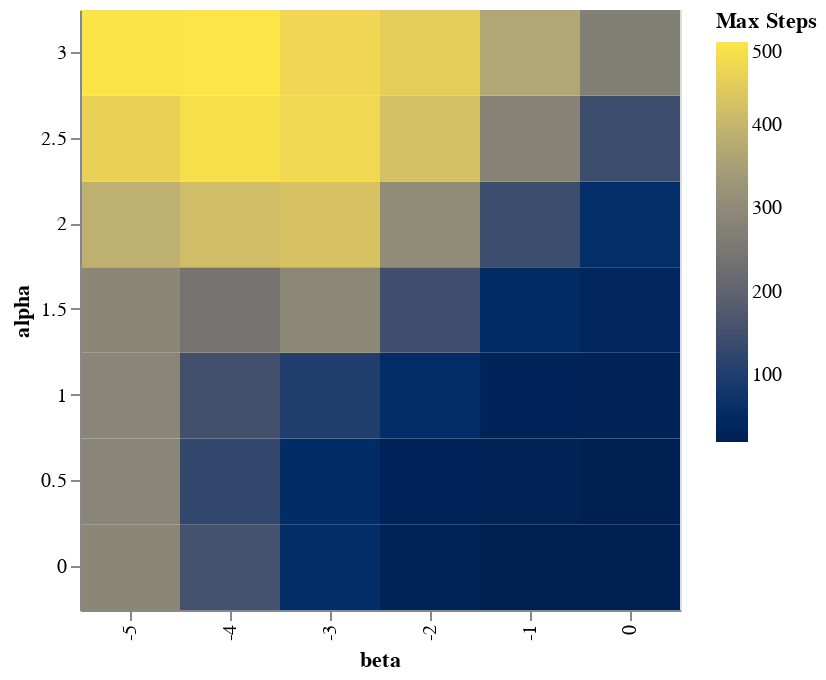

Here is the notebook cell this chart was saved with:
### Code cell
heatmap2

### Figure 1 — Vega-Lite specification as saved in the notebook (floating-point values rounded to 4 significant figures)
{"config": {"view": {"continuousWidth": 300, "continuousHeight": 300}}, "data": {"name": "data-1f80464372db811939725354e15eccdc"}, "mark": {"type": "rect"}, "encoding": {"color": {"field": "mean_step", "legend": {"title": "Max Steps"}, "scale": {"scheme": "cividis"}, "type": "quantitative"}, "x": {"field": "beta", "type": "ordinal"}, "y": {"field": "alpha", "scale": {"reverse": true}, "type": "ordinal"}}, "height": 300, "width": 300, "$schema": "https://vega.github.io/schema/vega-lite/v5.6.1.json", "datasets": {"data-1f80464372db811939725354e15eccdc": [{"alpha": 0.0, "beta": -5.0, "mean_step": 292.2, "mean_seg": 0.7329, "mean_cen_seg": 0.7332, "mean_per_seg": 0.7329, "betaneg": 5.0}, {"alpha": 0.0, "beta": -4.0, "mean_step": 153.1, "mean_seg": 0.7389, "mean_cen_seg": 0.7332, "mean_per_seg": 0.7397, "betaneg": 4.0}, {"alpha": 0.0, "beta": -3.0, "mean_step": 54.76, "mean_seg": 0.7481, "mean_cen_seg": 0.741, "mean_per_seg": 0.7491, "betaneg": 3.0}, {"alpha": 0.0, "beta": -2.0, "mean_step": 27.05, "mean_seg": 0.7689, "mean_cen_seg": 0.7682, "mean_per_seg": 0.7691, "betaneg": 2.0}, {"alpha": 0.0, "beta": -1.0, "mean_step": 20.2, "mean_seg": 0.7877, "mean_cen_seg": 0.7783, "mean_per_seg": 0.7892, "betaneg": 1.0}, {"alpha": 0.0, "beta": 0.0, "mean_step": 20.06, "mean_seg": 0.7922, "mean_cen_seg": 0.7857, "mean_per_seg": 0.7933, "betaneg": -0.0}, {"alpha": 0.5, "beta": -5.0, "mean_step": 287.0, "mean_seg": 0.732, "mean_cen_seg": 0.7207, "mean_per_seg": 0.7336, "betaneg": 5.0}, {"alpha": 0.5, "beta": -4.0, "mean_step": 125.9, "mean_seg": 0.7382, "mean_cen_seg": 0.7225, "mean_per_seg": 0.7404, "betaneg": 4.0}, {"alpha": 0.5, "beta": -3.0, "mean_step": 53.25, "mean_seg": 0.7487, "mean_cen_seg": 0.7232, "mean_per_seg": 0.7526, "betaneg": 3.0}, {"alpha": 0.5, "beta": -2.0, "mean_step": 27.75, "mean_seg": 0.7722, "mean_cen_seg": 0.7346, "mean_per_seg": 0.7786, "betaneg": 2.0}, {"alpha": 0.5, "beta": -1.0, "mean_step": 23.28, "mean_seg": 0.7945, "mean_cen_seg": 0.7524, "mean_per_seg": 0.8019, "betaneg": 1.0}, {"alpha": 0.5, "beta": 0.0, "mean_step": 19.08, "mean_seg": 0.7942, "mean_cen_seg": 0.7553, "mean_per_seg": 0.8007, "betaneg": -0.0}, {"alpha": 1.0, "beta": -5.0, "mean_step": 289.2, "mean_seg": 0.7343, "mean_cen_seg": 0.7184, "mean_per_seg": 0.7367, "betaneg": 5.0}, {"alpha": 1.0, "beta": -4.0, "mean_step": 148.5, "mean_seg": 0.739, "mean_cen_seg": 0.7077, "mean_per_seg": 0.7438, "betaneg": 4.0}, {"alpha": 1.0, "beta": -3.0, "mean_step": 99.57, "mean_seg": 0.754, "mean_cen_seg": 0.7154, "mean_per_seg": 0.7606, "betaneg": 3.0}, {"alpha": 1.0, "beta": -2.0, "mean_step": 53.44, "mean_seg": 0.7789, "mean_cen_seg": 0.7305, "mean_per_seg": 0.7879, "betaneg": 2.0}, {"alpha": 1.0, "beta": -1.0, "mean_step": 27.5, "mean_seg": 0.7971, "mean_cen_seg": 0.7432, "mean_per_seg": 0.8073, "betaneg": 1.0}, {"alpha": 1.0, "beta": 0.0, "mean_step": 24.25, "mean_seg": 0.8008, "mean_cen_seg": 0.7478, "mean_per_seg": 0.8108, "betaneg": -0.0}, {"alpha": 1.5, "beta": -5.0, "mean_step": 291.0, "mean_seg": 0.7339, "mean_cen_seg": 0.7067, "mean_per_seg": 0.7381, "betaneg": 5.0}, {"alpha": 1.5, "beta": -4.0, "mean_step": 239.6, "mean_seg": 0.74, "mean_cen_seg": 0.6989, "mean_per_seg": 0.7468, "betaneg": 4.0}, {"alpha": 1.5, "beta": -3.0, "mean_step": 293.2, "mean_seg": 0.759, "mean_cen_seg": 0.71, "mean_per_seg": 0.7681, "betaneg": 3.0}, {"alpha": 1.5, "beta": -2.0, "mean_step": 147.0, "mean_seg": 0.7868, "mean_cen_seg": 0.7409, "mean_per_seg": 0.7957, "betaneg": 2.0}, {"alpha": 1.5, "beta": -1.0, "mean_step": 52.52, "mean_seg": 0.8028, "mean_cen_seg": 0.7521, "mean_per_seg": 0.8127, "betaneg": 1.0}, {"alpha": 1.5, "beta": 0.0, "mean_step": 34.61, "mean_seg": 0.8062, "mean_cen_seg": 0.7527, "mean_per_seg": 0.8166, "betaneg": -0.0}, {"alpha": 2.0, "beta": -5.0, "mean_step": 388.1, "mean_seg": 0.7368, "mean_cen_seg": 0.6969, "mean_per_seg": 0.7433, "betaneg": 5.0}, {"alpha": 2.0, "beta": -4.0, "mean_step": 417.7, "mean_seg": 0.745, "mean_cen_seg": 0.6835, "mean_per_seg": 0.7561, "betaneg": 4.0}, {"alpha": 2.0, "beta": -3.0, "mean_step": 428.0, "mean_seg": 0.7656, "mean_cen_seg": 0.711, "mean_per_seg": 0.7761, "betaneg": 3.0}, {"alpha": 2.0, "beta": -2.0, "mean_step": 304.7, "mean_seg": 0.7901, "mean_cen_seg": 0.7305, "mean_per_seg": 0.8018, "betaneg": 2.0}, {"alpha": 2.0, "beta": -1.0, "mean_step": 142.5, "mean_seg": 0.8038, "mean_cen_seg": 0.7461, "mean_per_seg": 0.8152, "betaneg": 1.0}, {"alpha": 2.0, "beta": 0.0, "mean_step": 56.38, "mean_seg": 0.8096, "mean_cen_seg": 0.7514, "mean_per_seg": 0.8211, "betaneg": -0.0}, {"alpha": 2.5, "beta": -5.0, "mean_step": 457.5, "mean_seg": 0.7376, "mean_cen_seg": 0.6809, "mean_per_seg": 0.7473, "betaneg": 5.0}, {"alpha": 2.5, "beta": -4.0, "mean_step": 486.0, "mean_seg": 0.7493, "mean_cen_seg": 0.6755, "mean_per_seg": 0.7635, "betaneg": 4.0}, {"alpha": 2.5, "beta": -3.0, "mean_step": 472.4, "mean_seg": 0.7702, "mean_cen_seg": 0.6998, "mean_per_seg": 0.7841, "betaneg": 3.0}, {"alpha": 2.5, "beta": -2.0, "mean_step": 424.9, "mean_seg": 0.7934, "mean_cen_seg": 0.7287, "mean_per_seg": 0.8063, "betaneg": 2.0}, {"alpha": 2.5, "beta": -1.0, "mean_step": 279.6, "mean_seg": 0.807, "mean_cen_seg": 0.7503, "mean_per_seg": 0.8183, "betaneg": 1.0}, {"alpha": 2.5, "beta": 0.0, "mean_step": 141.8, "mean_seg": 0.811, "mean_cen_seg": 0.7495, "mean_per_seg": 0.8232, "betaneg": -0.0}, {"alpha": 3.0, "beta": -5.0, "mean_step": 495.5, "mean_seg": 0.7412, "mean_cen_seg": 0.6688, "mean_per_seg": 0.7545, "betaneg": 5.0}, {"alpha": 3.0, "beta": -4.0, "mean_step": 500.0, "mean_seg": 0.7545, "mean_cen_seg": 0.6737, "mean_per_seg": 0.7706, "betaneg": 4.0}, {"alpha": 3.0, "beta": -3.0, "mean_step": 469.9, "mean_seg": 0.7788, "mean_cen_seg": 0.7029, "mean_per_seg": 0.7942, "betaneg": 3.0}, {"alpha": 3.0, "beta": -2.0, "mean_step": 450.4, "mean_seg": 0.7948, "mean_cen_seg": 0.729, "mean_per_seg": 0.8081, "betaneg": 2.0}, {"alpha": 3.0, "beta": -1.0, "mean_step": 368.0, "mean_seg": 0.8073, "mean_cen_seg": 0.7433, "mean_per_seg": 0.8202, "betaneg": 1.0}, {"alpha": 3.0, "beta": 0.0, "mean_step": 271.4, "mean_seg": 0.8129, "mean_cen_seg": 0.7538, "mean_per_seg": 0.8248, "betaneg": -0.0}]}}
